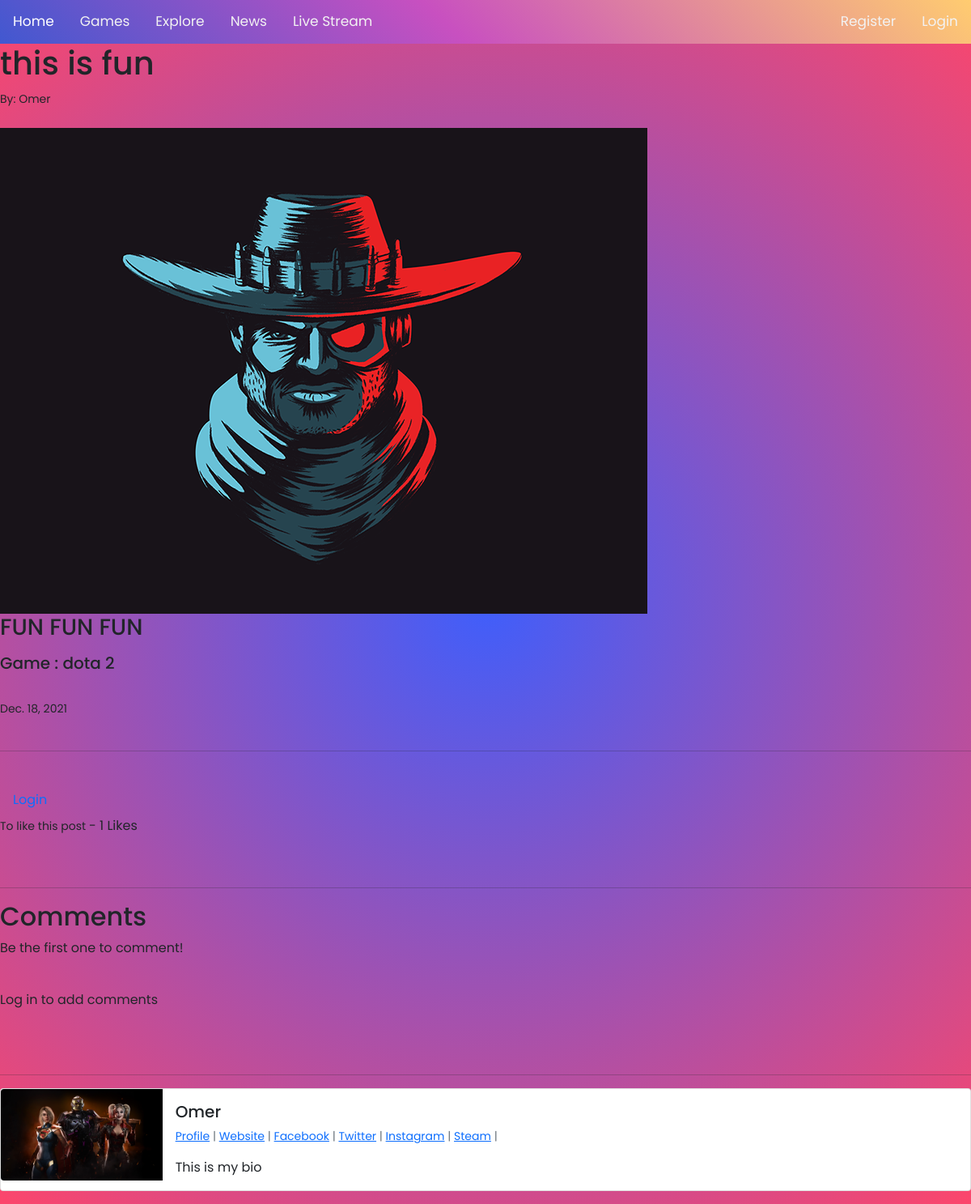
Before: /posts/2/ with the older database file.
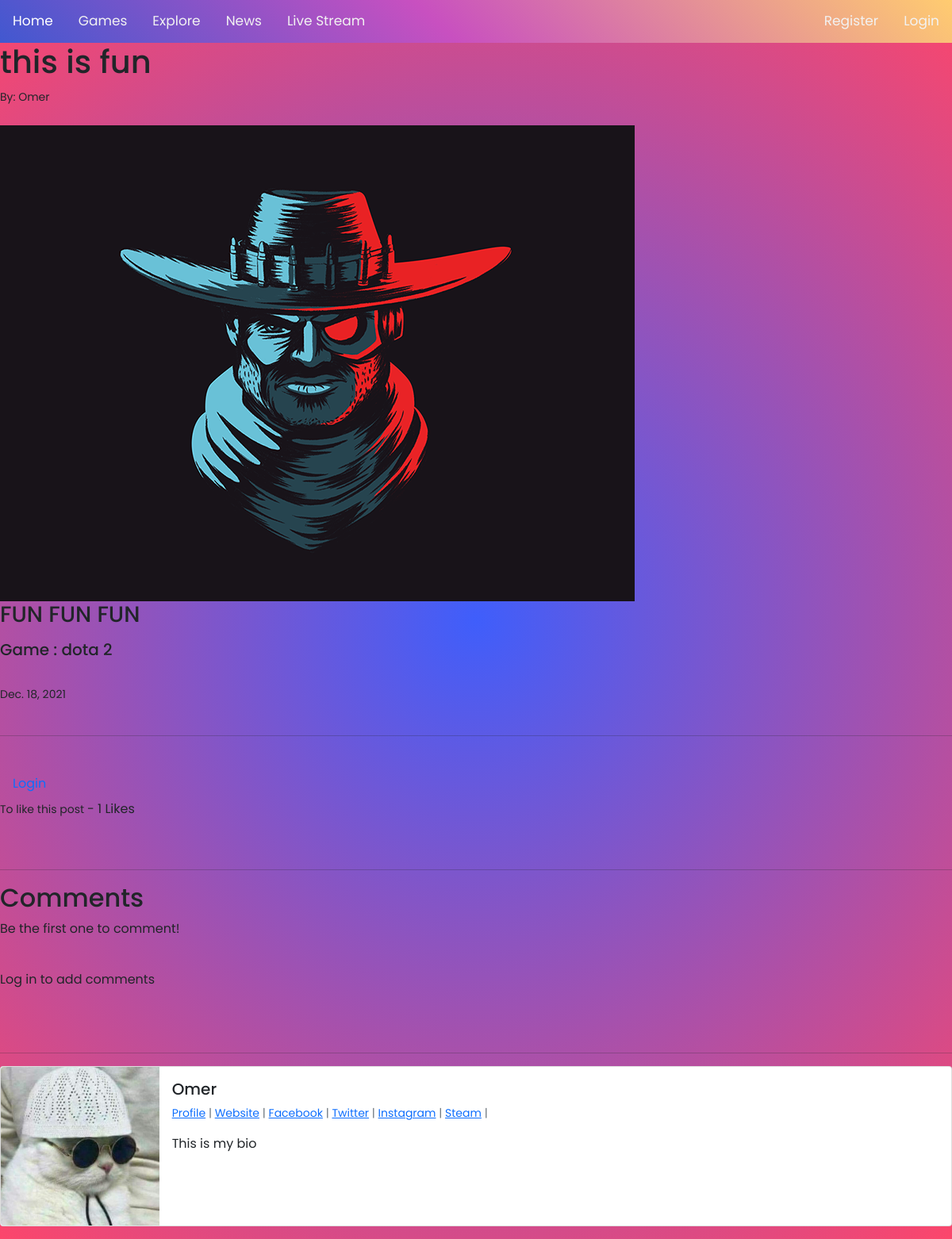
After: the same page with the newer database file.
### UserPosts/models.py (models this page shows, shortened)
class Post(models.Model):
    title = models.CharField(max_length=255,blank=False,null=False)
    author = models.ForeignKey(User , on_delete=models.CASCADE)
    header_image = models.ImageField(null=False , blank=False ,upload_to="user/images", default="UserPosts/static/user_posts/images/game.png")
    game = models.CharField(max_length=255,default='Minecraft')
    body = models.TextField(blank=True , null=True)
    post_date = models.DateField(auto_now_add=True)
    likes = models.ManyToManyField(User , related_name="explore_posts")
    def total_likes(self):
        return self.likes.count()

### GUsers/models.py (models this page shows, shortened)
class Profile(models.Model):
    user = models.OneToOneField(User , on_delete=models.CASCADE , null=True)
    bio = models.TextField(null=True , blank=True , default=None)
    profile_pic = models.ImageField(null=True,blank=True, upload_to ='user/profile_pics')
    Website = models.CharField(max_length=255, null=True,blank=True)
    Facebook = models.CharField(max_length=255, null=True,blank=True)
    Twitter = models.CharField(max_length=255, null=True,blank=True)
    Instagram = models.CharField(max_length=255, null=True,blank=True)
    Steam = models.CharField(max_length=255, null=True,blank=True)

### UserPosts/views.py (the view, shortened to what this page needs)
# urls.py: path('<int:pk>/',PostDetailView.as_view(), name="post-detail"),
class PostDetailView(DetailView):
    model = Post
    template_name = "UserPosts/post_detail.html"
    form = CommentForm
    def get_context_data(self, *args, **kwargs):
        game_menu = Game.objects.all()
        context = super(PostDetailView , self).get_context_data(*args, **kwargs)
        stuff = get_object_or_404(Post, id=self.kwargs['pk'])
        total_likes = stuff.total_likes()
        liked = False
        if stuff.likes.filter(id=self.request.user.id).exists():
            liked = True
        context['game_menu'] = game_menu
        context["total_likes"] = total_likes
        context["liked"] = liked
        context['form'] = self.form
        return context

### UserPosts/templates/UserPosts/post_detail.html (shortened to what this page needs)
{% extends 'index/base.html' %}
{% load static %}
{% block content %}
<h1>{{ post.title }}</h1>
<small>By: {{ post.author }}</small>
<br/>
<br>
<img src="{{ post.header_image.url }}" height="600" width="auto">
<h3>{{ post.body | safe }}</h3>
<h5>Game : {{ post.game }}</h5>
<br/>
<small>{{ post.post_date }}</small>
<br><br>
<hr>
<br>
<form action="{% url 'post:like_post' post.pk %}" method="POST">
        {% if user.is_authenticated %}
            {% if liked %}
                <button type="submit", name="post_id"
                    value="{{ post.id }}">Unlike
                </button>
            {% else %}
                <button type="submit", name="post_id"
                    value="{{ post.id }}">Like
                </button>
            {% endif %}
        {% else %}
            <a class="nav-link" href="{% url 'login' %}">Login</a> <small>
                To like this post
            </small>
        {% endif %}
            - {{ total_likes }} Likes
    </form>
<br/><br/>
<hr>
<h2>Comments</h2>
{% if not post.comments.all %}
<p>Be the first one to comment!</p>
{% endif %}
<br/>
{% if user.is_authenticated %}
<div class="section">
    <div class="container">
        <div class="row">
            <div class="col-lg-8 mx-auto">
                <form action="{% url 'post:post-detail' post.pk %}" method="post">
                    {% csrf_token %}
                    <div class="form-group">
                        {{ form }}
                    </div>
                    <button class="btn btn-primary btn-block" type="submit">Comment</button>
                </form>
            </div>
        </div>
    </div>
</div>
{% else %}
<p> Log in to add comments</p>
{% endif %}
<br/><br/>
<hr>
<div class="card mb-3">
    <div class="row g-0">
      <div class="col-md-2">
    {% if post.author.profile.profile_pic %}
        <img src="{{ post.author.profile.profile_pic.url }}" class="img-fluid rounded-start" width="250" height="250">
    {% else %}
        <img src="{% static 'GProfile/images/pfp.jpg' %}" class="img-fluid rounded-start" width="250" height="250">
    {% endif %}
    </div>
      <div class="col-md-10">
        <div class="card-body">
          <h5 class="card-title">{{ post.author.username }}</h5>
          <p class="small text-muted">
            {% if post.author.profile %}
            <a href="{% url 'GUsers:show-profile' post.author.profile.id %}">Profile</a> |
            {% endif %}
            {% if post.author.profile.Website %}
                <a href="{{ post.author.profile.Website }}">Website</a> |
            {% endif %}
            {% if post.author.profile.Facebook %}
                <a href="{{ post.author.profile.Facebook }}">Facebook</a> |
            {% endif %}
            {% if  post.author.profile.Twitter %}
                <a href="{{ post.author.profile.Twitter }}">Twitter</a> |
            {% endif %}
            {% if post.author.profile.Instagram %}
                <a href="{{ post.author.profile.Instagram }}">Instagram</a> |
            {% endif %}
            {% if post.author.profile.Steam %}
                <a href="{{ post.author.profile.Steam }}">Steam</a> |
            {% endif %}
            {% if post.author.profile.bio %}
                <p class="card-text">{{ post.author.profile.bio }}</p>
            {% endif %}
        </div>
      </div>
    </div>
  </div>
{% endblock %}

### index/templates/index/base.html (shortened to what this page needs)
{% load static %}
<!DOCTYPE html>
<html lang="en">
<head>
    <link rel="stylesheet" type="text/css" href="{% static 'index/styles/index.css' %}">
    <link rel="stylesheet" type="text/css" href="{% static 'index/styles/topnav.css' %}">
    <link rel="stylesheet" type="text/css" href="{% static 'index/styles/sidepanel.css' %}">
    <link rel="stylesheet" type="text/css" href="{% static 'gamers/styles/signup.css' %}">
    <link rel="stylesheet" type="text/css" href="{% static 'gamers/styles/login.css' %}">
    <link rel="stylesheet" href="https://cdn.jsdelivr.net/npm/bootstrap@5.1.3/dist/css/bootstrap.min.css"
>
</head>
<body class="body">
    <header class="wrapper">
        <div class="topnav">
            <a class="active" href="/">Home</a>
            <a href="{% url 'post:playpage' %}">Games</a>
            <a href="{% url 'post:explore' %}">Explore</a>
            <a href="">News</a>
            <a href="">Live Stream</a>
            <div class="login">
                {% if user.is_authenticated %}
                    <a href="/posts/create/">Create</a>
                    {% if user.profile.id %}
                        <div id="mySidenav" class="sidenav">
                            <p style="color:red;">Welcome {{ user.username }}</p>
                            <a href="javascript:void(0)" class="closebtn" onclick="closeNav()">&times;</a>
                            <a href="{% url 'GUsers:show-profile' user.profile.id %}">Profile</a>
                            <a href="/users/edit-profile/">SETTINGS</a>
                            <a href="{% url 'GUsers:edit-profile-page' user.profile.id %}">Edit Profile</a>
                            <a class="nav-link" href="{% url 'logout' %}">Logout</a>
                          </div>
                        <span onclick="openNav()">
                            {% if user.profile.profile_pic %}
                            <img src="{{ user.profile.profile_pic.url }}" class="rounded-circle" width="50" height="50">
                            {% else %}
                            <img src="{% static 'GProfile/images/pfp.jpg' %}" class="rounded-circle" width="50" height="50">
                            {% endif %}
                        </span>
                    {% endif %}
                {% else %}
                    <a class="nav-link" href="{% url 'GUsers:register' %}">Register</a>
                    <a class="nav-link" href="{% url 'login' %}">Login</a>
                {% endif %}
    </div>
    </header>
    <div class="wrapper">
        {% block content %}
        {% endblock %}
    </div>
</body>
</html>

### index/static/index/styles/index.css (style rules this page uses)
body { background: rgb(63,94,251); background: radial-gradient(circle, rgba(63,94,251,1) 0%, rgba(252,70,107,1) 100%); }

### index/static/index/styles/topnav.css (style rules this page uses)
.topnav { background-color: #4158D0; background-image: linear-gradient(43deg, #4158D0 0%, #C850C0 46%, #FFCC70 100%); overflow: hidden; }
.topnav a { float: left; color: #f2f2f2; text-align: center; padding: 14px 16px; text-decoration: none; font-size: 17px; }
.login { float: right; }
.topnav a.active { color: white; }
* { font-family: 'Poppins', sans-serif; }

Changed rows visible on the page:
changed through a linked row, Post "this is fun": author.profile.profile_pic: a different picture
